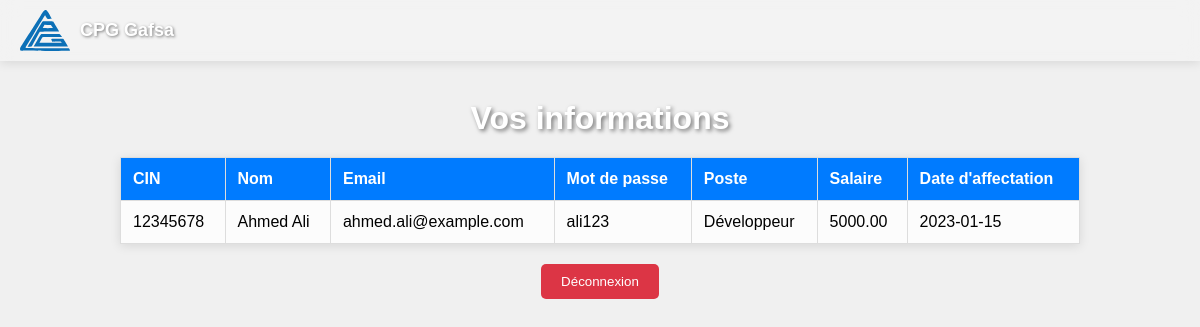
The app's page /Public/compte.php (signed in) with its own data.
### tables this page shows
CREATE TABLE `employe` (
  `cin` varchar(20) NOT NULL,
  `nom` varchar(100) NOT NULL,
  `mail` varchar(100) DEFAULT NULL,
  `mot_de_passe` varchar(255) DEFAULT NULL,
  `poste` varchar(100) DEFAULT NULL,
  `salaire` decimal(10,2) DEFAULT NULL,
  `date_affection` date DEFAULT NULL
);

### Public/compte.php (the view, shortened to what this page needs)
<?php
$host = 'localhost';
$dbname = 'cpg';
$username_db = 'root';
$password_db = '';
$conn = new mysqli($host, $username_db, $password_db, $dbname);
$cin = $_SESSION['cin'];
$sql = "SELECT * FROM employe WHERE cin = ?";
$stmt = $conn->prepare($sql);
$stmt->bind_param('s', $cin);
$stmt->execute();
$result = $stmt->get_result();
?>
<!DOCTYPE html>
<html lang="fr">
<head>
</head>
<body>
    <header>
        <div class="navbar-logo">
            <img src="CPG.svg" alt="Logo CPG" class="logo">
            <div class="navbar-title">CPG Gafsa</div>
        </div>
    </header>
    <h1>Vos informations</h1>
    <?php if ($result->num_rows > 0) : ?>
        <table>
            <thead>
                <tr>
                    <th>CIN</th>
                    <th>Nom</th>
                    <th>Email</th>
                    <th>Mot de passe</th>
                    <th>Poste</th>
                    <th>Salaire</th>
                    <th>Date d'affectation</th>
                </tr>
            </thead>
            <tbody>
                <?php while ($row = $result->fetch_assoc()) : ?>
                    <tr>
                        <td><?php echo htmlspecialchars($row['cin']); ?></td>
                        <td><?php echo htmlspecialchars($row['nom']); ?></td>
                        <td><?php echo htmlspecialchars($row['mail']); ?></td>
                        <td><?php echo htmlspecialchars($row['mot_de_passe']); ?></td>
                        <td><?php echo htmlspecialchars($row['poste']); ?></td>
                        <td><?php echo htmlspecialchars($row['salaire']); ?></td>
                        <td><?php echo htmlspecialchars($row['date_affection']); ?></td>
                    </tr>
                <?php endwhile; ?>
            </tbody>
        </table>
    <?php else : ?>
        <p>Aucune donnée trouvée pour cet employé.</p>
    <?php endif; ?>
    <button class="logout-button" onclick="window.location.href='logout.php'">Déconnexion</button>
</body>
</html>

### Public/compte.php (style rules this page uses)
* { margin: 0; padding: 0; box-sizing: border-box; }
body { font-family: 'Arial', sans-serif; background-image: url('bg.jpeg'); background-color: #f0f0f0; background-size: cover; background-position: center; min-height: 100vh; display: flex; flex-direction: column; align-items: center; overflow: hidden; }
header { width: 100%; background: rgba(255, 255, 255, 0.2); backdrop-filter: blur(10px); padding: 10px 20px; position: fixed; top: 0; left: 0; z-index: 1000; display: flex; justify-content: flex-start; align-items: center; box-shadow: 0 2px 10px rgba(0, 0, 0, 0.1); }
.navbar-logo { display: flex; align-items: center; gap: 10px; }
.logo { width: 50px; height: auto; animation: bounce 2s infinite; }
.navbar-title { font-size: 18px; font-weight: bold; color: #fff; text-shadow: 1px 1px 3px rgba(0, 0, 0, 0.5); }
h1 { margin-top: 100px; color: #fff; text-shadow: 2px 2px 4px rgba(0, 0, 0, 0.5); animation: fadeIn 2s ease-in-out; }
table { width: 80%; margin-top: 20px; border-collapse: collapse; background-color: rgba(255, 255, 255, 0.8); backdrop-filter: blur(10px); box-shadow: 0 2px 10px rgba(0, 0, 0, 0.1); animation: slideIn 1s ease-in-out; }
table, th, td { border: 1px solid #ddd; }
th, td { padding: 12px; text-align: left; }
th { background-color: #007bff; color: #fff; font-weight: bold; }
.logout-button { margin-top: 20px; padding: 10px 20px; background-color: #dc3545; color: #fff; border: none; border-radius: 5px; cursor: pointer; transition: background-color 0.3s ease; }

### records on screen
employe: cin "12345678", nom "Ahmed Ali", mail "ahmed.ali@example.com", mot_de_passe "ali123", poste "Développeur", salaire "5000.00", date_affection "2023-01-15"
